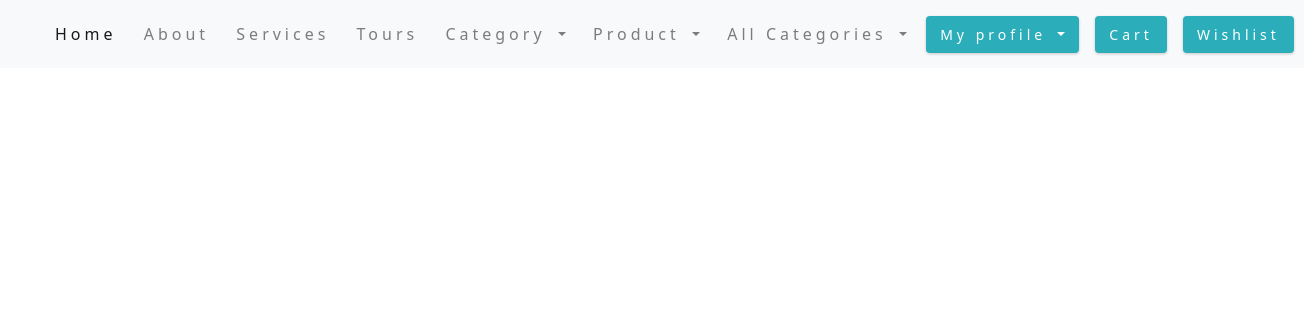
Before: /orders/cart_list/ (signed in) with the older database file.
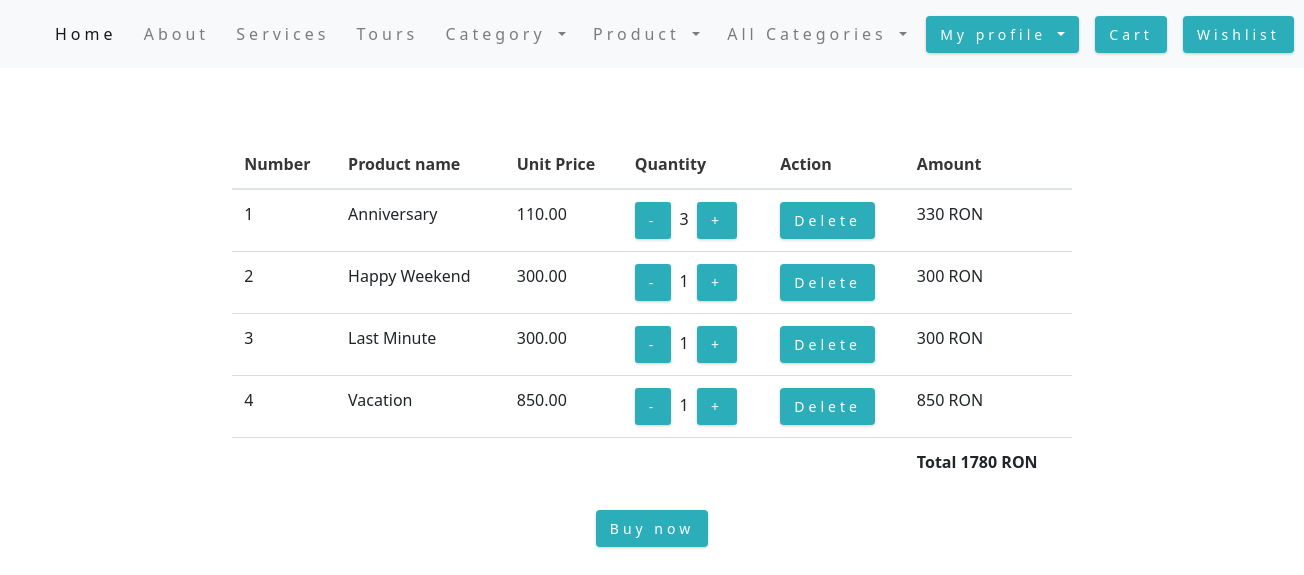
After: the same page with the newer database file.
### orders/models.py (models this page shows, shortened)
class OrderCart(models.Model):
    user = models.ForeignKey(User, on_delete=models.CASCADE)
    product = models.ForeignKey(Product, on_delete=models.CASCADE)
    cart_item = models.BooleanField(default=False)
    wishlist_item = models.BooleanField(default=False)
    quantity = models.IntegerField()
    created_at = models.DateTimeField(auto_now_add=True)
    amount = models.IntegerField(null=True)

### product/models.py (models this page shows, shortened)
class Product(models.Model):
    category = models.ForeignKey(Category, on_delete=models.CASCADE, null=True)
    title = models.CharField(max_length=50)
    description = models.TextField(max_length=400)
    profile = models.ImageField(upload_to='profile/', null=True)
    price = models.DecimalField(max_digits=5, decimal_places=2)
    in_stock = models.BooleanField(default=True)
    is_active = models.BooleanField(default=True)
    created_at = models.DateTimeField(auto_now_add=True)
    updated_at = models.DateTimeField(auto_now=True)

### orders/views.py (the view)
# urls.py: path('cart_list/', views.CartListView.as_view(), name='cart-list'),
class CartListView(ListView):
    model = OrderCart
    template_name = 'orders/cart_list.html'
    context_object_name = 'cart_products'
    def get_queryset(self):
        result = (OrderCart.objects.filter(cart_item=1, user_id=self.request.user.id))
        return result
    def get_context_data(self, **kwargs):
        context = super().get_context_data(**kwargs)
        total = 0
        for product in OrderCart.objects.filter(user_id=self.request.user.id):
            total += product.amount
        context['total'] = total
        return context

### online_store/context_processors.py (called while the page is built)
def get_all_categories(request):
    categories = Category.objects.all()
    return {'categories': categories}

### templates/orders/cart_list.html (shortened to what this page needs)
{% extends 'base.html' %}
{% load static %}
{% block content %}
    <div class="container-fluid content-holder">
        <br><br><br>
        <div class="row">
            <div class="col-md-8 offset-md-2">
                {% if cart_products %}
                    <table class="table">
                        <thead>
                        <tr>
                            <th>Number</th>
                            <th>Product name</th>
                            <th>Unit Price</th>
                            <th>Quantity</th>
                            <th>Action</th>
                            <th>Amount</th>
                        </tr>
                        </thead>
                        <tbody>
                        {% for cart_product in cart_products %}
                            <tr>
                                <td>{{ forloop.counter }}</td>
                                <td>{{ cart_product.product.title }}</td>
                                <td>{{ cart_product.product.price }}</td>
                                <td>
                                    <a href="{% url 'decrease-quantity' cart_product.product.id %}"
                                       class="btn btn-secondary btn-sm"> - </a>&nbsp;
                                    {{ cart_product.quantity }}
                                    &nbsp;<a href="{% url 'increase-quantity' cart_product.product.id %}"
                                             class="btn btn-secondary btn-sm"> + </a>
                                </td>
                                <td><a href="{% url 'delete-from-cart' cart_product.id %}"
                                       class="btn btn-outline-secondary">Delete</a></td>
                                <td>{{ cart_product.amount }} RON</td>
                            </tr>
                        {% endfor %}
                        <tr>
                            <td></td>
                            <td></td>
                            <td></td>
                            <td></td>
                            <td></td>
                            <td><b>Total {{ total }} RON</b></td>
                        </tr>
                        </tbody>
                    </table>
                    <div class="text-center">
                        <a href="#" class="btn btn-primary">Buy now</a>
                    </div>
                {% endif %}
            </div>
        </div>
    </div>
{% endblock %}

Changed rows visible on the page:
added OrderCart: product "Anniversary", product.price "110.00", quantity "3", amount "330"
added OrderCart: product "Happy Weekend", product.price "300.00", quantity "1", amount "300"
added OrderCart: product "Last Minute", product.price "300.00", quantity "1", amount "300"
added OrderCart: product "Vacation", product.price "850.00", quantity "1", amount "850"
Other visible differences:
{{ total }}: (not shown) → "1780"
text now shown: "Number Product name Unit Price Quantity Action Amount Total RON Buy now"
